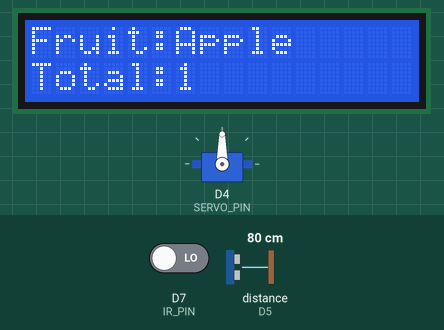
Recording of a program running on a simulated ESP8266 (NodeMCU). On the bench: servo, 16×2 character LCD. Wiring (inferred from the names in the program): ultrasonic range finder: trigger D6; echo D5. The test bench sets the inputs (shaded band); at power-on: D7 (IR_PIN) LOW, distance to the obstacle (sensor on D5) 80 cm. The echo pulse lasts 58.3 µs per cm; what the program prints to the serial monitor is not drawn.

Above: at 2.8 s.
2.9 s: D7 (IR_PIN) driven HIGH
At 4.7 s:
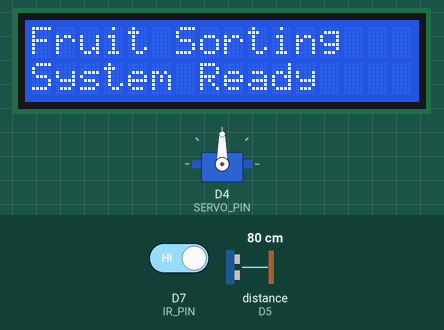
5.4 s: D7 (IR_PIN) driven LOW
At 6.5 s:
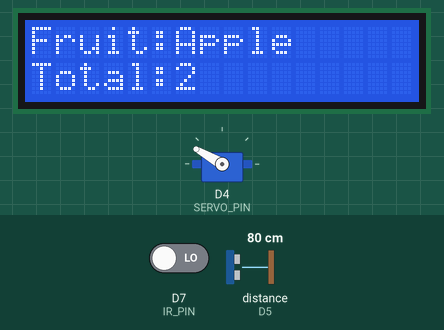
Timing chart, 0 to 8.4 s (numbered marks = the images above; inputs shaded):
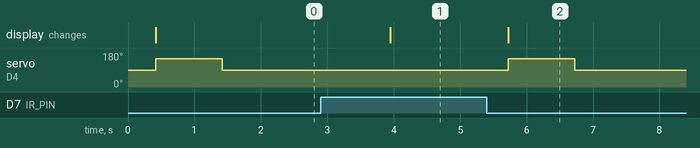

The program:

main.cpp
```cpp
#include <Arduino.h>
#include <Servo.h>
#include <Wire.h>
#include <LiquidCrystal_I2C.h>

#define IR_PIN D7

#define TRIG_PIN D6
#define ECHO_PIN D5

#define SERVO_PIN D4

LiquidCrystal_I2C lcd(0x3F, 16, 2);
Servo myServo;

int bananaCount = 0;
int orangeCount = 0;
int appleCount = 0;

float getDistance()
{
    digitalWrite(TRIG_PIN, LOW);
    delayMicroseconds(2);

    digitalWrite(TRIG_PIN, HIGH);
    delayMicroseconds(10);

    digitalWrite(TRIG_PIN, LOW);

    long duration = pulseIn(ECHO_PIN, HIGH, 30000);

    if(duration == 0)
        return -1;

    return duration * 0.0343 / 2.0;
}

void showReadyScreen()
{
    lcd.clear();

    lcd.setCursor(0,0);
    lcd.print("Fruit Sorting");

    lcd.setCursor(0,1);
    lcd.print("System Ready");
}

void updateLCD(String fruit)
{
    int total =
        bananaCount +
        orangeCount +
        appleCount;

    lcd.clear();

    lcd.setCursor(0,0);
    lcd.print("Fruit:");
    lcd.print(fruit);

    lcd.setCursor(0,1);
    lcd.print("Total:");
    lcd.print(total);
}

void printStatistics()
{
    Serial.println();
    Serial.println("===== STATISTICS =====");

    Serial.print("BANANA : ");
    Serial.println(bananaCount);

    Serial.print("ORANGE : ");
    Serial.println(orangeCount);

    Serial.print("APPLE  : ");
    Serial.println(appleCount);

    Serial.print("TOTAL  : ");
    Serial.println(
        bananaCount +
        orangeCount +
        appleCount);

    Serial.println("======================");
}

void setup()
{
    Serial.begin(115200);
       Wire.begin(D2, D1);
    pinMode(IR_PIN, INPUT);

    pinMode(TRIG_PIN, OUTPUT);
    pinMode(ECHO_PIN, INPUT);

    myServo.attach(SERVO_PIN);
    myServo.write(90);

    lcd.init();
    lcd.backlight();

    showReadyScreen();

    Serial.println("FRUIT SORTING SYSTEM");
}

void loop()
{
    bool detected =
        digitalRead(IR_PIN) == LOW;

    if(detected)
    {
        delay(300);

        float distance =
            getDistance();

        Serial.println();
        Serial.println("---------------------");

        Serial.print("Distance: ");
        Serial.print(distance);
        Serial.println(" cm");

        if(distance < 10)
        {
            Serial.println("BANANA");

            bananaCount++;

            updateLCD("Banana");

            myServo.write(30);
            delay(1000);
        }
        else if(distance < 20)
        {
            Serial.println("ORANGE");

            orangeCount++;

            updateLCD("Orange");

            myServo.write(90);
            delay(1000);
        }
        else
        {
            Serial.println("APPLE");

            appleCount++;

            updateLCD("Apple");

            myServo.write(150);
            delay(1000);
        }

        myServo.write(90);

        printStatistics();

        while(digitalRead(IR_PIN) == LOW)
        {
            delay(50);
        }

        delay(1000);

        showReadyScreen();
    }
}
```

Measured:
- after the input at 2.9 s, the display: changes after 1.0 s (image 1)
- after the input at 5.4 s, servo on D4 (SERVO_PIN): 90° → 150° after 0.33 s, → 90° 1.0 s later; the display: changes after 0.33 s (image 2)
